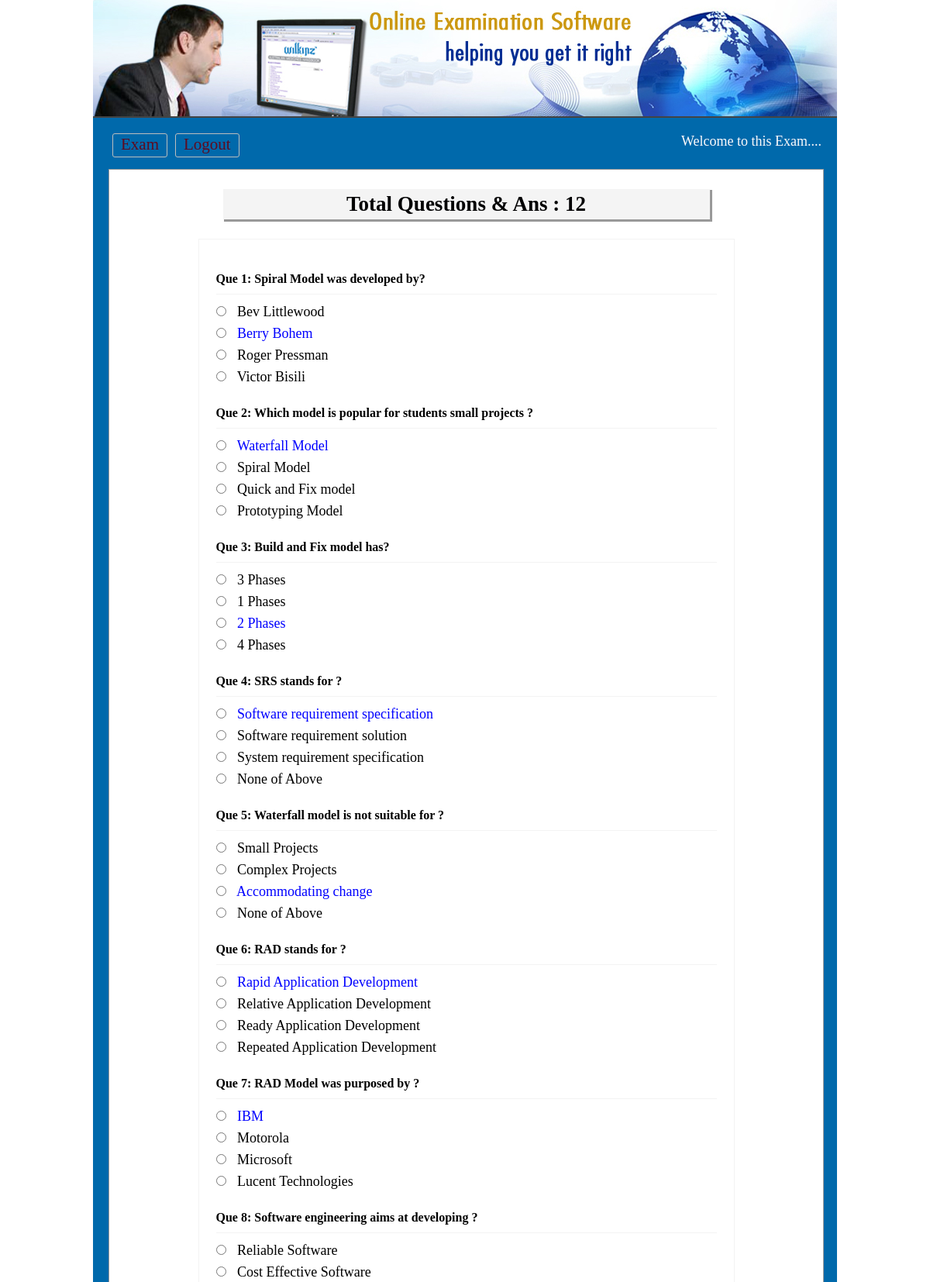
The page /viewans.php (signed in, upper part) on the database its author committed.
### tables this page shows
CREATE TABLE `tbl_ques` (
  `id` int(11) NOT NULL,
  `quesNo` int(11) NOT NULL,
  `ques` text NOT NULL
);

CREATE TABLE `tbl_ans` (
  `id` int(11) NOT NULL,
  `quesNo` int(11) NOT NULL,
  `rightAns` int(11) NOT NULL DEFAULT '0',
  `ans` text NOT NULL
);

### classes/Exam.php (called while the page is built, shortened)
<?php
    $filepath = realpath(dirname(__FILE__));
	include_once ($filepath.'/../lib/Database.php');
class Exam{
	private $db;
	public function __construct(){
		$this->db = new Database();
	}
	public function getQueByOrder(){
		$query = "select * from tbl_ques order by quesNo ASC";
		$result = $this->db->select($query);
		return $result;
	}
	public function getTotalRows(){
		$query = "select * from tbl_ques";
		$getResult = $this->db->select($query);
		$total = $getResult->num_rows;
		return $total;
	}
	  public function getAnswer($number){
		$query = "select * from tbl_ans where quesNo = '$number'";
		$getdata = $this->db->select($query);
		return $getdata ;
	  }
}
?>

### lib/Database.php (called while the page is built, shortened)
<?php
Class Database{
	public $host   = DB_HOST;
	public $user   = DB_USER;
	public $pass   = DB_PASS;
	public $dbname = DB_NAME;
	public $link;
	private function connectDB(){
	$this->link = new mysqli($this->host, $this->user, $this->pass, $this->dbname);
 }
	public function select($query){
		$result = $this->link->query($query) or die($this->link->error.__LINE__);
		if($result->num_rows > 0){
			return $result;
		} else {
			return false;
		}
	}
}

### viewans.php (the view, shortened to what this page needs)
 <?php include 'inc/header.php'; ?>
<?php
	$total       = $exm->getTotalRows();
?>
<div class="main">
<h1>Total Questions & Ans : <?php echo $total; ?></h1>
	<div class="viewans">
		<table>
		<?php
			$getQues = $exm->getQueByOrder();
			if($getQues){
				while($question = $getQues->fetch_assoc()){
		?>
			<tr>
				<td colspan="2">
				 <h3>Que <?php echo $question['quesNo']; ?>: <?php echo $question['ques']; ?></h3>
				</td>
			</tr>
			<?php
				$number = $question['quesNo'];
				$answer = $exm->getAnswer($number);
				if($answer){
					while($result = $answer->fetch_assoc()){
			?>
			<tr>
				<td>
				 <input type="radio"/>
				 <?php
						if($result['rightAns'] == '1'){
							echo "<span style='color:blue'>".$result['ans']."</span>";
						}else{
							echo $result['ans'];
						}
					?>
				</td>
			</tr>
				<?php } } ?>
			<?php } } ?>
		</table>
</div>
 </div>
<?php include 'inc/footer.php'; ?>

### css/main.css (style rules this page uses)
* { margin:0;padding:0;outline:none }
body { font-family:verdana }
.main { background: #fff none repeat scroll 0 0; border: 1px solid #999; margin-top: 10px; min-height: 368px; padding: 15px; width: 891px; }
.main h1 { background: #f4f4f4 none repeat scroll 0 0; font-family: "Times New Roman", Times, serif; box-shadow: 2px 2px 0 1px #999; color: #010002; margin: 10px auto 25px; padding: 4px; text-align: center; width: 620px; }
.viewans { border: 1px solid #f3f3f3; margin: 0 auto; max-width: 650px; padding: 20px; }
.viewans input[type="radio"] { margin-bottom: 10px; margin-right: 10px; cursor:pointer; }
.viewans h3 { border-bottom: 1px solid #f3f3f3; font-size: 16px; margin-bottom: 10px; padding-bottom: 10px; margin-top:20px; }

### rows shown on the page
tbl_ques: quesNo "1", ques "Spiral Model was developed by?"
tbl_ans: ans "Bev Littlewood"
tbl_ans: ans "Berry Bohem"
tbl_ans: ans "Roger Pressman"
tbl_ans: ans "Victor Bisili"
tbl_ques: quesNo "2", ques "Which model is popular for students small projects ?"
tbl_ans: ans "Waterfall Model"
tbl_ans: ans "Spiral Model"
tbl_ans: ans "Quick and Fix model"
tbl_ans: ans "Prototyping Model"
tbl_ques: quesNo "3", ques "Build and Fix model has?"
tbl_ans: ans "3 Phases"
tbl_ans: ans "1 Phases"
tbl_ans: ans "2 Phases"
tbl_ans: ans "4 Phases"
tbl_ques: quesNo "4", ques "SRS stands for ?"
tbl_ans: ans "Software requirement specification"
tbl_ans: ans "Software requirement solution"
tbl_ans: ans "System requirement specification"
tbl_ans: ans "None of Above"
tbl_ques: quesNo "5", ques "Waterfall model is not suitable for ?"
tbl_ans: ans "Small Projects"
tbl_ans: ans "Complex Projects"
tbl_ans: ans "Accommodating change"
tbl_ans: ans "None of Above"
tbl_ques: quesNo "6", ques "RAD stands for ?"
tbl_ans: ans "Rapid Application Development"
tbl_ans: ans "Relative Application Development"
tbl_ans: ans "Ready Application Development"
tbl_ans: ans "Repeated Application Development"
tbl_ques: quesNo "7", ques "RAD Model was purposed by ?"
tbl_ans: ans "IBM"
tbl_ans: ans "Motorola"
tbl_ans: ans "Microsoft"
tbl_ans: ans "Lucent Technologies"
tbl_ques: quesNo "8", ques "Software engineering aims at developing ?"
tbl_ans: ans "Reliable Software"
tbl_ans: ans "Cost Effective Software"

### other values the page prints
$total "12"
